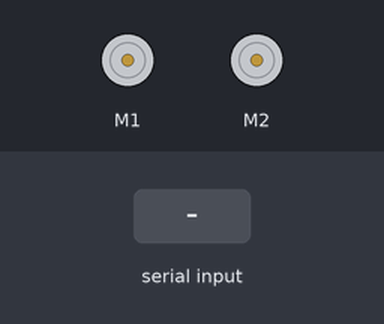
The sketch below on a simulated Arduino Leonardo, built with avr-gcc and run on an emulated ATmega32U4. Shown: 2 × DC motor (green arrow = forward, orange = backward, longer = faster). The inputs (shaded band) are chosen by the test bench.

Above: at 1.2 s.
1.3 s: "W" received over the second serial link
At 1.7 s:
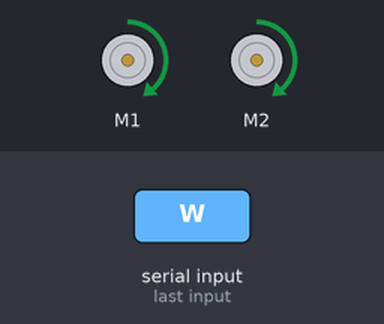
2.8 s: "A" received over the second serial link
At 4.0 s:
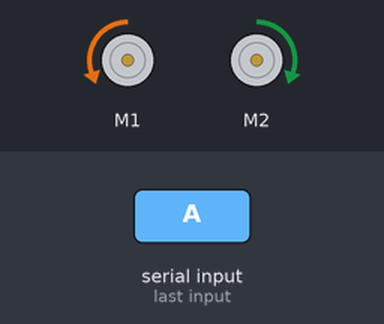
4.3 s: "S" received over the second serial link
At 5.1 s:
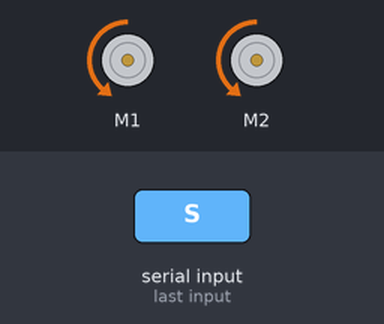
5.8 s: "D" received over the second serial link
At 6.3 s:
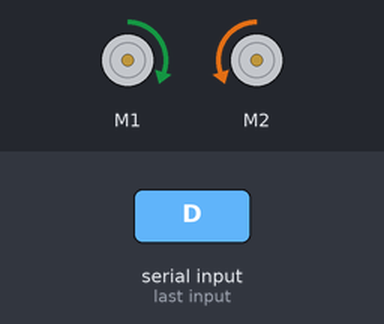
7.3 s: "X" received over the second serial link
At 8.6 s:
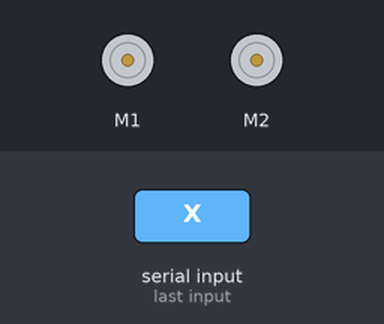
Timing chart, 0 to 9.8 s (numbered marks = the images above; inputs shaded):
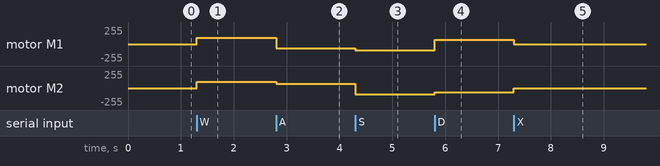

Measured:
- after the input at 1.3 s, motor M1, motor M2: stopped → forward 95/255 at once
- after the input at 2.8 s, motor M1: forward 95/255 → backward 63/255 at once; motor M2: forward 95/255 → forward 63/255 at once
- after the input at 4.3 s, motor M1: backward 63/255 → backward 95/255 at once; motor M2: forward 63/255 → backward 95/255 at once
- after the input at 5.8 s, motor M1: backward 95/255 → forward 63/255 at once; motor M2: backward 95/255 → backward 63/255 at once
- after the input at 7.3 s, motor M1: forward 63/255 → stopped at once; motor M2: backward 63/255 → stopped at once

The sketch:

Xbee.ino
```cpp
#include <Wire.h>
#include <Zumo32U4.h>
#include "Xbee.h"

Zumo32U4Motors motors;
const int MOTOR_SPEED = 150;
const int MOTOR_SPEED2 = 100;


// #include <Zumo32U4Buttons.h>

using namespace std;

// Zumo32U4ButtonA buttonA;
XBee xbee1;

/*!test file */
void setup() {
    // Serial.begin(9600);
  Serial1.begin(9600); // Initialize Serial1 for communication with XBee

  // Enable Timer4 for motor control
  TCCR4A = 0;
  TCCR4B = 1 << CS41;
  TCCR4D = 1 << WGM40;
}


void loop() {
   /*!stuurt data*/
  if (Serial1.available()) {
    char command = xbee1.receive();
    executeCommand(command);
  }
}

void executeCommand(char command) {
  switch (command) {
    case 'W':
      driveForward();
      break;
    case 'A':
      turnLeft();
      break;
    case 'S':
      driveBackward();
      break;
    case 'D':
      turnRight();
      break;
    case 'X':
      stopMotors();
      break;
    default:
      break;
  }
}

void driveForward() {
  motors.setSpeeds(MOTOR_SPEED, MOTOR_SPEED);
}

void driveBackward() {
  motors.setSpeeds(-MOTOR_SPEED, -MOTOR_SPEED);
}

void turnLeft() {
  motors.setSpeeds(-MOTOR_SPEED2, MOTOR_SPEED2);
}

void turnRight() {
  motors.setSpeeds(MOTOR_SPEED2, -MOTOR_SPEED2);
}

void stopMotors() {
  motors.setSpeeds(0, 0);
}
```

Xbee.cpp
```cpp
#include "HardwareSerial.h"
#include "WString.h"
#include "Xbee.h"
#include <Wire.h>
#include <SoftwareSerial.h>

SoftwareSerial xbee(2, 3);

using namespace std;
/*!cpp file*/

/*!constructor*/
XBee::XBee() {}

/*!deconstructor*/
XBee::~XBee(){}

/*!begint met de gegeven baud*/
void XBee::begin(int baud) {
    xbee.begin(baud);
}

/*!stuurt data naar de Xbee*/
void XBee::send(String data) {
    Serial1.println(data);
}

char XBee::receive(){
  char inkomend = 0;
  if(Serial1.available()>0){
    inkomend = Serial1.read();
    Serial1.println(inkomend);

  }
  return inkomend;
}
```

Xbee.h
```cpp
#ifndef XBEE_H
#define XBEE_H
using namespace std;
/*!Header file*/
class XBee {
public:
    XBee();
    ~XBee();
    void begin(int);
    void send(String);
    char receive();
    // void startMotorsOnKeyPress(Zumo32U4Motors);
private:
String data;
int baud;
char c;
};

#endif
 
```
